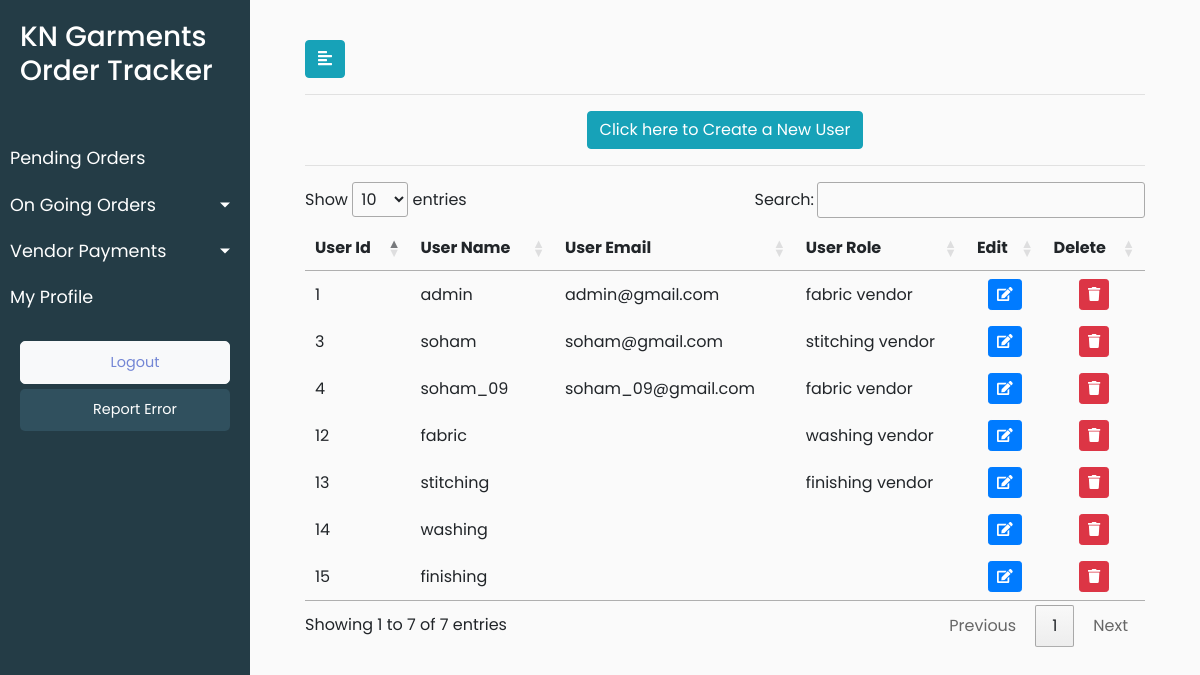
The app's page /users/ (signed in), older data.
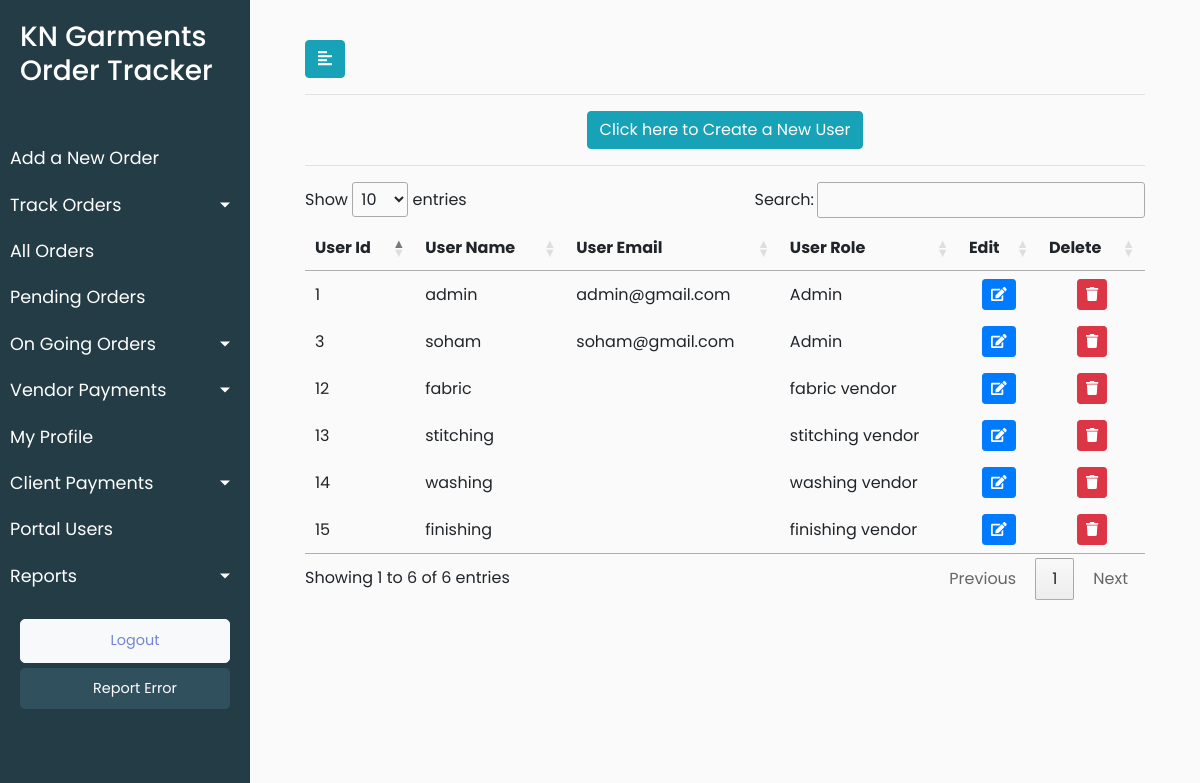
The same page, newer data.
### KNGarment_Order_TrackPro_App/models.py (models this page shows)
class CustomUser(AbstractUser):
    SUPER_ADMIN = 108
    ADMIN = 100
    FABRIC_VENDOR = 1
    STITCHING_VENDOR = 2
    WASHING_VENDOR = 3
    FINISHING_VENDOR = 4
    ROLE_CHOICES = (
      (ADMIN,'admin'),
      (SUPER_ADMIN,'super_admin'),
      (FABRIC_VENDOR,'fabric_vendor'),
      (STITCHING_VENDOR,'stitching_vendor'),
      (WASHING_VENDOR,'washing_vendor'),
      (FINISHING_VENDOR,'finishing_vendor')
    )
    user_role = models.PositiveSmallIntegerField(choices=ROLE_CHOICES,default=ADMIN,blank=True)

### KNGarment_Order_TrackPro_App/views.py (the view)
# urls.py: path('users/', views.user_list, name='userlist'),
@login_required(login_url='/user_login')
def user_list(request):
    user_role = request.user.user_role
    users = CustomUser.objects.all()
    data = { 'users' : users,'user_role':user_role}
    return render(request,'KNGarment_Order_TrackPro_App/userlist.html',data)

### KNGarment_Order_TrackPro_App/templates/KNGarment_Order_TrackPro_App/userlist.html (shortened to what this page needs)
{% extends 'KNGarment_Order_TrackPro_App/base.html' %}
{% load static %}
{% block stylesheets %}
<link rel="stylesheet" href="//cdn.datatables.net/1.10.19/css/jquery.dataTables.min.css">
{% endblock stylesheets %}
{% block content %}
<div id="content">
    <div class="container-fluid">
        <button type="button" id="sidebarCollapse" class="btn btn-info">
            <i class="fas fa-align-left"></i>
        </button>
        <hr>
        <center><button class="signup-btn btn btn-info" type="button" name="button">Click here to Create a New User</button></center>
        <hr>
        <div>
            <table id="test_table">
                <thead>
                    <tr>
                        <th>User Id</th>
                        <th>User Name</th>
                        <th>User Email</th>
                        <th>User Role</th>
                        <th>Edit</th>
                        <th>Delete</th>
                    </tr>
                </thead>
                <tbody>
                    {% for user in users %}
                    <tr>
                        <td class="text">{{ user.pk }}</td>
                        <td class="text">{{ user.username }}</td>
                        <td class="text">{{ user.email }}</td>
                        <td class="text">
                            {% if user.user_role == 108 %}
                            Super Admin
                            {% elif user.user_role == 100  %}
                            Admin
                            {% elif user.user_role == 1  %}
                            fabric vendor
                            {% elif user.user_role == 2  %}
                            stitching vendor
                            {% elif user.user_role == 3  %}
                            washing vendor
                            {% elif user.user_role == 4  %}
                            finishing vendor
                            {% endif %}
                        </td>
                        <td>
                            <center>
                                <button type="button" class="update-users-list btn btn-sm btn-primary"  data-id="{% url 'KNGarment_Order_TrackPro_App:userupdate' user.pk %}">
                                    <span class="fa fa-edit"></span>
                                </button>
                            </center>
                        </td>
                        <td>
                            <center>
                                <button type="button" class="delete-users-list btn btn-sm btn-danger" data-id="{% url 'KNGarment_Order_TrackPro_App:userdelete' user.pk %}">
                                    <span class="fa fa-trash"></span>
                                </button>
                            </center>
                        </td>
                    </tr>
                    {% endfor %}
                </tbody>
            </table>
        </div>
    </div>
</div>
{% endblock %}

Row changes from the older to the newer data that the page shows:
removed CustomUser: pk "4", username "soham_09", email "soham_09@gmail.com", user_role "fabric vendor"
changed CustomUser "admin": user_role "fabric vendor" → "Admin"
changed CustomUser "soham": user_role "stitching vendor" → "Admin"
changed CustomUser "fabric": user_role "washing vendor" → "fabric vendor"
changed CustomUser "stitching": user_role "finishing vendor" → "stitching vendor"
changed CustomUser "washing": now shows "washing vendor"
changed CustomUser "finishing": now shows "finishing vendor"
Text that changed along with them:
text written by a page script: "Show entries Search: Showing 1 to 7 of 7 entries Previous 1 Next" → "Show entries Search: Showing 1 to 6 of 6 entries Previous 1 Next"
text now shown: "Add a New Order Track Orders All Orders Client Payments Portal Users Reports"
